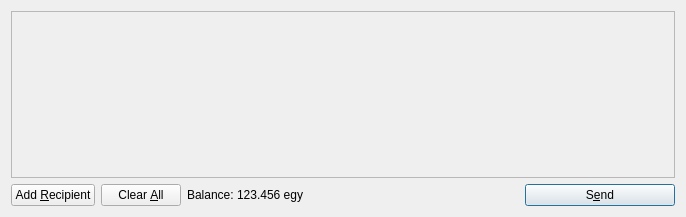
<?xml version="1.0" encoding="UTF-8"?>
<ui version="4.0">
 <class>SendCoinsDialog</class>
 <widget class="QDialog" name="SendCoinsDialog">
  <property name="geometry">
   <rect>
    <x>0</x>
    <y>0</y>
    <width>686</width>
    <height>217</height>
   </rect>
  </property>
  <property name="windowTitle">
   <string>Send Coins</string>
  </property>
  <layout class="QVBoxLayout" name="verticalLayout">
   <item>
    <widget class="QScrollArea" name="scrollArea">
     <property name="widgetResizable">
      <bool>true</bool>
     </property>
     <widget class="QWidget" name="scrollAreaWidgetContents">
      <property name="geometry">
       <rect>
        <x>0</x>
        <y>0</y>
        <width>666</width>
        <height>165</height>
       </rect>
      </property>
      <layout class="QVBoxLayout" name="verticalLayout_2">
       <property name="margin">
        <number>0</number>
       </property>
       <item>
        <layout class="QVBoxLayout" name="entries">
         <property name="spacing">
          <number>6</number>
         </property>
        </layout>
       </item>
       <item>
        <spacer name="verticalSpacer">
         <property name="orientation">
          <enum>Qt::Vertical</enum>
         </property>
         <property name="sizeHint" stdset="0">
          <size>
           <width>20</width>
           <height>40</height>
          </size>
         </property>
        </spacer>
       </item>
      </layout>
     </widget>
    </widget>
   </item>
   <item>
    <layout class="QHBoxLayout" name="horizontalLayout">
     <item>
      <widget class="QPushButton" name="addButton">
       <property name="toolTip">
        <string>Send to multiple recipients at once</string>
       </property>
       <property name="text">
        <string>Add &amp;Recipient</string>
       </property>
       <property name="icon">
        <iconset resource="../bitcoin.qrc">
         <normaloff>:/icons/add</normaloff>:/icons/add</iconset>
       </property>
       <property name="autoDefault">
        <bool>false</bool>
       </property>
      </widget>
     </item>
     <item>
      <widget class="QPushButton" name="clearButton">
       <property name="sizePolicy">
        <sizepolicy hsizetype="Minimum" vsizetype="Fixed">
         <horstretch>0</horstretch>
         <verstretch>0</verstretch>
        </sizepolicy>
       </property>
       <property name="toolTip">
        <string>Remove all transaction fields</string>
       </property>
       <property name="text">
        <string>Clear &amp;All</string>
       </property>
       <property name="icon">
        <iconset resource="../bitcoin.qrc">
         <normaloff>:/icons/remove</normaloff>:/icons/remove</iconset>
       </property>
       <property name="autoRepeatDelay">
        <number>300</number>
       </property>
       <property name="autoDefault">
        <bool>false</bool>
       </property>
      </widget>
     </item>
     <item>
      <layout class="QHBoxLayout" name="horizontalLayout_2">
       <property name="spacing">
        <number>3</number>
       </property>
       <item>
        <widget class="QLabel" name="label">
         <property name="text">
          <string>Balance:</string>
         </property>
        </widget>
       </item>
       <item>
        <widget class="QLabel" name="labelBalance">
         <property name="cursor">
          <cursorShape>IBeamCursor</cursorShape>
         </property>
         <property name="text">
          <string>123.456 egy</string>
         </property>
         <property name="textInteractionFlags">
          <set>Qt::LinksAccessibleByMouse|Qt::TextSelectableByKeyboard|Qt::TextSelectableByMouse</set>
         </property>
        </widget>
       </item>
      </layout>
     </item>
     <item>
      <spacer name="horizontalSpacer">
       <property name="orientation">
        <enum>Qt::Horizontal</enum>
       </property>
       <property name="sizeHint" stdset="0">
        <size>
         <width>40</width>
         <height>20</height>
        </size>
       </property>
      </spacer>
     </item>
     <item>
      <widget class="QPushButton" name="sendButton">
       <property name="minimumSize">
        <size>
         <width>150</width>
         <height>0</height>
        </size>
       </property>
       <property name="toolTip">
        <string>Confirm the send action</string>
       </property>
       <property name="text">
        <string>S&amp;end</string>
       </property>
       <property name="icon">
        <iconset resource="../bitcoin.qrc">
         <normaloff>:/icons/send</normaloff>:/icons/send</iconset>
       </property>
       <property name="default">
        <bool>true</bool>
       </property>
      </widget>
     </item>
    </layout>
   </item>
  </layout>
 </widget>
 <resources>
  <include location="../bitcoin.qrc"/>
 </resources>
 <connections/>
</ui>
